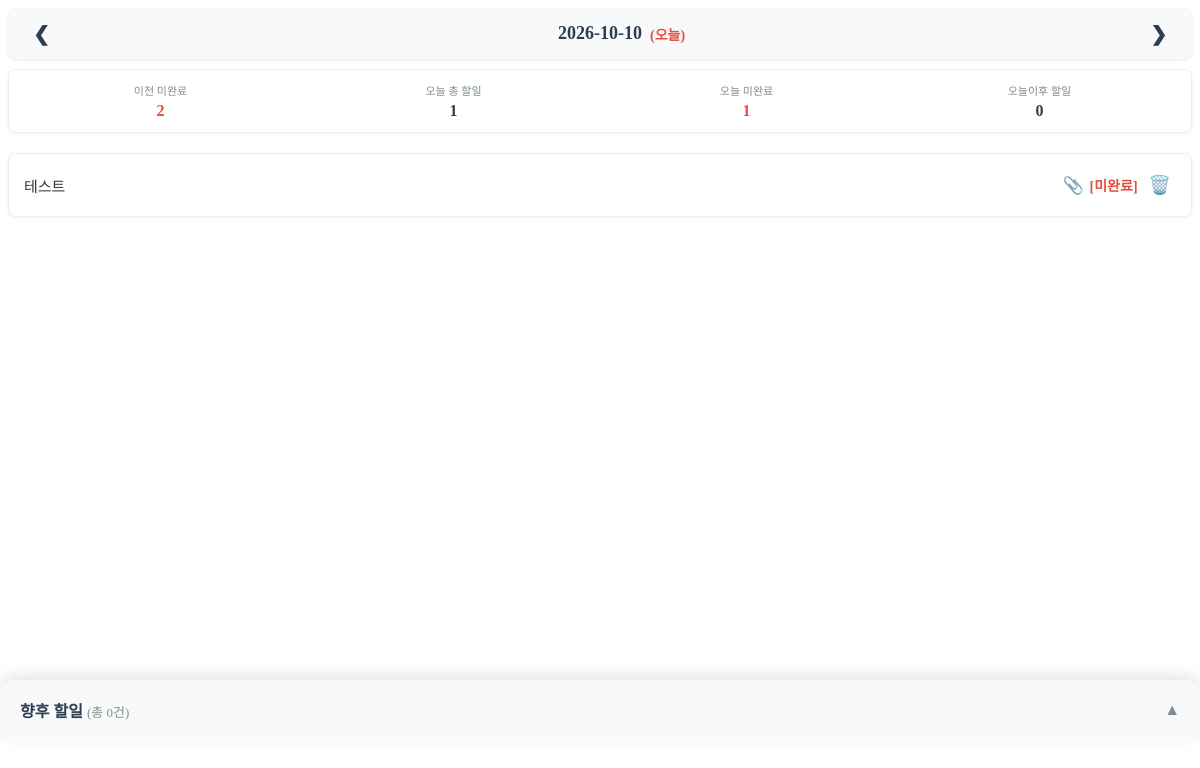
/dailytasks.php, run on an earlier commit of the app's database.
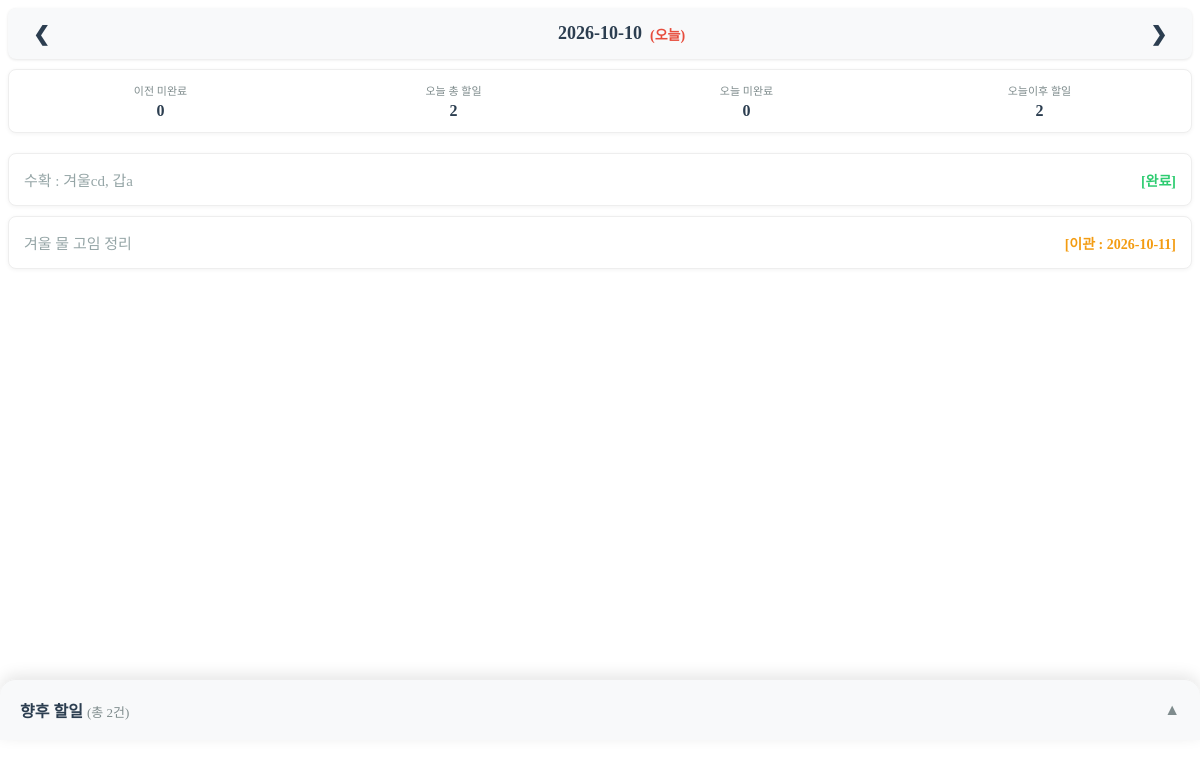
And on a later commit of the database.
### tables this page shows
CREATE TABLE `dailytasksT` (
  `id` int(11) NOT NULL AUTO_INCREMENT COMMENT '고유 번호',
  `task_date` date NOT NULL COMMENT '할 일이 지정된 날짜',
  `content` text NOT NULL COMMENT '할 일 내용',
  `completion_status` varchar(20) DEFAULT NULL COMMENT '완료여부 (완료 또는 미뤄진 날짜 YYYY-MM-DD)',
  `created_at` datetime DEFAULT current_timestamp() COMMENT '등록일시',
  PRIMARY KEY (`id`)
);

### dailytasks.php (the view, shortened to what this page needs)
<?php
require_once __DIR__ . '/db_connect.php';
$today = date('Y-m-d');
$viewDate = isset($_GET['d']) ? $_GET['d'] : $today;
$dateStatus = 0;
$stmt = $pdo->prepare("SELECT COUNT(*) FROM dailytasksT WHERE task_date < ? AND completion_status = ''");
$stmt->execute([$viewDate]);
$prevIncompleteCount = $stmt->fetchColumn();
$stmt = $pdo->prepare("SELECT COUNT(*) FROM dailytasksT WHERE task_date = ?");
$stmt->execute([$viewDate]);
$todayTotalCount = $stmt->fetchColumn();
$stmt = $pdo->prepare("SELECT COUNT(*) FROM dailytasksT WHERE task_date = ? AND completion_status = ''");
$stmt->execute([$viewDate]);
$todayIncompleteCount = $stmt->fetchColumn();
$stmt = $pdo->prepare("SELECT COUNT(*) FROM dailytasksT WHERE task_date > ? AND (completion_status IS NULL OR completion_status = '')");
$stmt->execute([$viewDate]);
$futureTotalCount = $stmt->fetchColumn();
$stmt = $pdo->prepare("SELECT t.*, (SELECT COUNT(*) FROM attachment a WHERE a.att_grp_id = -t.id AND a.status='ACTIVE') AS attachment_count FROM dailytasksT t WHERE t.task_date = ? ORDER BY t.id DESC");
$stmt->execute([$viewDate]);
$tasks = $stmt->fetchAll(PDO::FETCH_ASSOC);
?>
<div class="date-nav-container">
    <button class="date-nav-btn prev" onclick="moveDate(-1, '<?= htmlspecialchars($viewDate, ENT_QUOTES) ?>')">&#10094;</button>
    <div class="date-title-wrap">
        <?= htmlspecialchars($viewDate) ?>
        <?php if ($dateStatus === 0): ?><span class="today-badge">(오늘)</span><?php endif; ?>
    </div>
    <button class="date-nav-btn next" onclick="moveDate(1, '<?= htmlspecialchars($viewDate, ENT_QUOTES) ?>')">&#10095;</button>
</div>
<div class="stats-container">
    <div class="stat-item"><span class="stat-label">이전 미완료</span><span class="stat-value <?= $prevIncompleteCount > 0 ? 'alert' : '' ?>"><?= $prevIncompleteCount ?></span></div>
    <div class="stat-item"><span class="stat-label">오늘 총 할일</span><span class="stat-value"><?= $todayTotalCount ?></span></div>
    <div class="stat-item"><span class="stat-label">오늘 미완료</span><span class="stat-value <?= $todayIncompleteCount > 0 ? 'alert' : '' ?>"><?= $todayIncompleteCount ?></span></div>
    <div class="stat-item"><span class="stat-label">오늘이후 할일</span><span class="stat-value"><?= $futureTotalCount ?></span></div>
</div>
<ul class="task-list">
    <?php if (count($tasks) === 0): ?>
        <li style="text-align: center; color: #999; padding: 20px;">할일이 없어! 새 할일을 추가해 볼까?</li>
    <?php else: ?>
        <?php foreach ($tasks as $task):
            $status = $task['completion_status'];
            $isCompleted = ($status === '완료');
            $isChanged = ($status !== '' && $status !== null &&$status !== '완료');
            $isDoneAny = ($isCompleted || $isChanged);$canDelete = ($dateStatus >= 0 && !$isDoneAny);
        ?>
            <li class="task-item">
                <div class="task-content-line <?= $isDoneAny ? 'completed' : '' ?>"
                     data-id="<?= $task['id'] ?>"
                     data-content="<?= htmlspecialchars($task['content'], ENT_QUOTES) ?>"
                     data-status="<?= htmlspecialchars($status ?? '', ENT_QUOTES) ?>"
                     onclick="openTaskDetail(this)">
                    <?= htmlspecialchars($task['content']) ?>
                </div>
                <div class="task-actions">
                    <?php if ($task['attachment_count'] > 0): ?>
                        <span class="task-attachment-icon" title="첨부파일 <?= (int)$task['attachment_count'] ?>개" onclick="openTaskDetail(this.closest('.task-item').querySelector('.task-content-line'))">📎</span>
                    <?php endif; ?>
                    <?php if ($isCompleted): ?>
                        <span class="task-status-tag status-completed">[완료]</span>
                    <?php elseif ($isChanged): ?>
                        <span class="task-status-tag status-transfer">[이관 : <?= htmlspecialchars($status) ?>]</span>
                    <?php elseif ($dateStatus <= 0): ?>
                        <span class="task-status-tag status-incomplete">[미완료]</span>
                    <?php endif; ?>
                    <?php if ($canDelete): ?>
                        <button class="task-delete-btn" onclick="deleteDailyTask(<?= $task['id'] ?>)">🗑️</button>
                    <?php endif; ?>
                </div>
            </li>
        <?php endforeach; ?>
    <?php endif; ?>
</ul>
<div class="bottom-spacer"></div>
<div class="future-section">
    <div class="future-header" onclick="toggleFutureTasks()">
        <div class="future-title">향후 할일 <span style="font-size:13px; color:#7f8c8d; font-weight:normal;">(총 <?= $futureTotalCount ?>건)</span></div>
        <div class="future-toggle-icon" id="future-toggle-icon">▲</div>
    </div>
</div>

### dailytasks.php (style rules this page uses)
.date-nav-container { display: flex; justify-content: center; align-items: center; position: relative; padding: 15px 0; margin-bottom: 10px; background-color: #f8f9fa; border-radius: 8px; box-shadow: 0 1px 3px rgba(0,0,0,0.1); }
.date-nav-btn { position: absolute; top: 50%; transform: translateY(-50%); background: none; border: none; font-size: 20px; color: #2c3e50; cursor: pointer; padding: 10px 15px; font-weight: bold; }
.date-nav-btn.prev { left: 10px; }
.date-nav-btn.next { right: 10px; }
.date-title-wrap { position: relative; font-size: 18px; font-weight: bold; color: #2c3e50; display: flex; align-items: center; }
.today-badge { position: absolute; left: 100%; margin-left: 8px; font-size: 14px; color: #e74c3c; white-space: nowrap; }
.stats-container { display: flex; flex-wrap: wrap; gap: 10px; justify-content: space-between; background-color: #ffffff; padding: 12px 10px; border-radius: 8px; margin-bottom: 20px; border: 1px solid #eee; box-shadow: 0 1px 4px rgba(0,0,0,0.05); }
.stat-item { display: flex; flex-direction: column; align-items: center; flex: 1; min-width: 20%; }
.stat-label { font-size: 11px; color: #7f8c8d; margin-bottom: 4px; text-align: center; }
.stat-value { font-size: 16px; font-weight: bold; color: #2c3e50; }
.task-list { list-style: none; padding: 0; margin: 0; }
.task-item { display: flex; justify-content: space-between; align-items: center; background: #fff; padding: 15px; margin-bottom: 10px; border-radius: 8px; box-shadow: 0 1px 4px rgba(0,0,0,0.05); border: 1px solid #eee; }
.task-content-line { flex: 1; white-space: nowrap; overflow: hidden; text-overflow: ellipsis; font-size: 15px; cursor: pointer; color: #333; }
.task-content-line.completed { color: #95a5a6; }
.task-actions { display: flex; align-items: center; gap: 6px; flex-shrink: 0; }
.task-status-tag { font-weight: bold; font-size: 14px; white-space: nowrap; }
.status-completed { color: #2ecc71; }
.status-transfer { color: #f39c12; }
.future-section { position: fixed; bottom: 60px; left: 0; right: 0; background-color: #fff; border-radius: 16px 16px 0 0; box-shadow: 0 -4px 15px rgba(0,0,0,0.1); z-index: 90; margin: 0; }
.future-header { display: flex; justify-content: space-between; align-items: center; padding: 18px 20px; background-color: #f8f9fa; border-radius: 16px 16px 0 0; cursor: pointer; border-top: 1px solid #eee; }
.future-title { font-size: 16px; font-weight: bold; color: #2c3e50; }
.future-toggle-icon { font-size: 16px; color: #7f8c8d; user-select: none; }
.bottom-spacer { height: 130px; }
.stat-value.alert { color: #e74c3c; }
.task-attachment-icon { font-size: 17px; cursor: pointer; color: #7f8c8d; transition: color 0.2s; }
.task-delete-btn { background: none; border: none; color: #e74c3c; font-size: 18px; cursor: pointer; padding: 5px; }
.status-incomplete { color: #e74c3c; }

What changed in the data, as far as the page shows it:
removed dailytaskst: content "테스트", completion_status "[미완료]"
added dailytaskst: content "수확 : 겨울cd, 갑a", completion_status "[완료]"
added dailytaskst: content "겨울 물 고임 정리", completion_status "2026-10-11"
Also different on the page:
$prevIncompleteCount: "2" → "0"
$todayTotalCount: "1" → "2"
$todayIncompleteCount: "1" → "0"
$futureTotalCount: "0" → "2"
